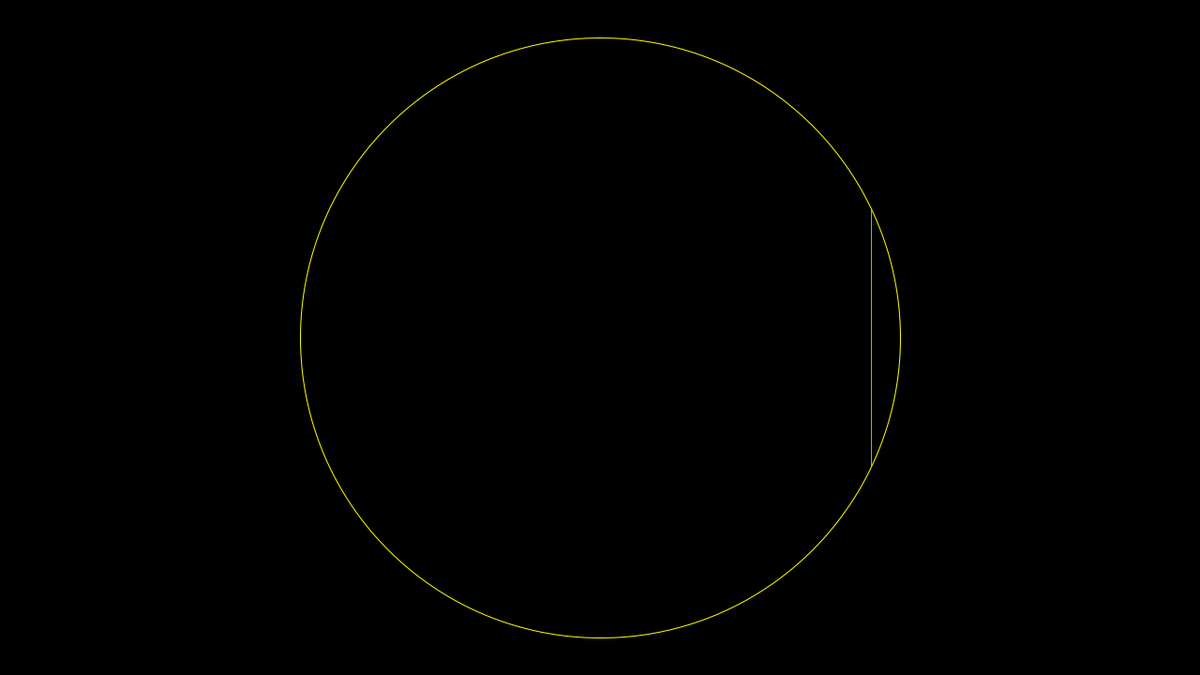
Frame 1 (no input)
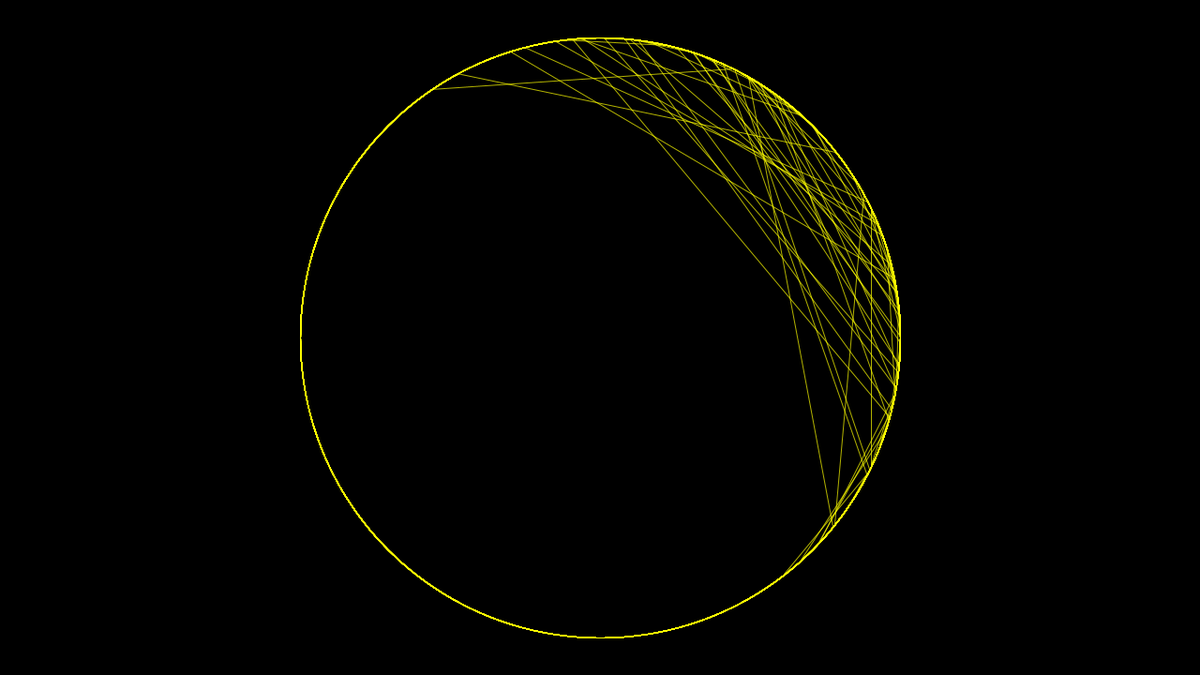
Frame 60 (the mouse pressed at the canvas centre just before this capture)
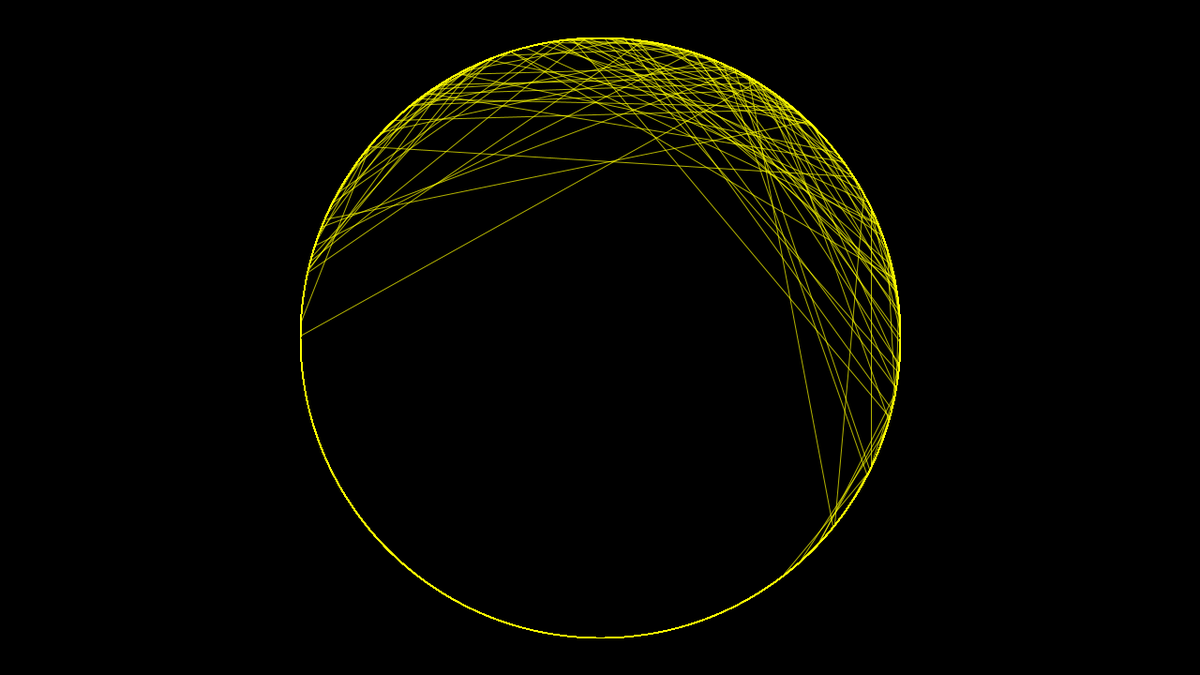
Frame 120 (the mouse held since frame 60 and released just before this capture)

The Processing sketch that drew these frames (run headless with seeded random() and noise(); from frame 60 on, the mouse is pressed at the canvas centre):

// Processing sketch: Linien_Iris
// ── Linien_Iris.pde
int radius;

void setup(){
  size(1280, 720);
  colorMode(RGB, 1);
  background(0, 0, 0);
  noFill();
  smooth();
  ellipseMode(CENTER);
  strokeWeight(1);
  radius = width/4;
}

void draw(){
  //Slowly Fade Out
  pushStyle();
  noStroke();
  fill(0, 0, 0, 0.0001);
  rect(0, 0, width, height);
  popStyle();
  
  //Kreis
  stroke(1, 1, 0);
  translate(width/2, height/2);
  ellipse(0, 0, radius * 2, radius * 2);
  
  //Lines
  stroke(1, 1, 0, 0.7);
  
  float r1 = random(30, 160);
  float x1 = radius * sin(radians(frameCount + r1));
  float y1 = radius * cos(radians(frameCount + r1));
  
  float r2 = random(30, 160);
  float x2 = radius * sin(radians(frameCount+r2));
  float y2 = radius * cos(radians(frameCount+r2));
  
  line(x1, y1, x2, y2);
}
